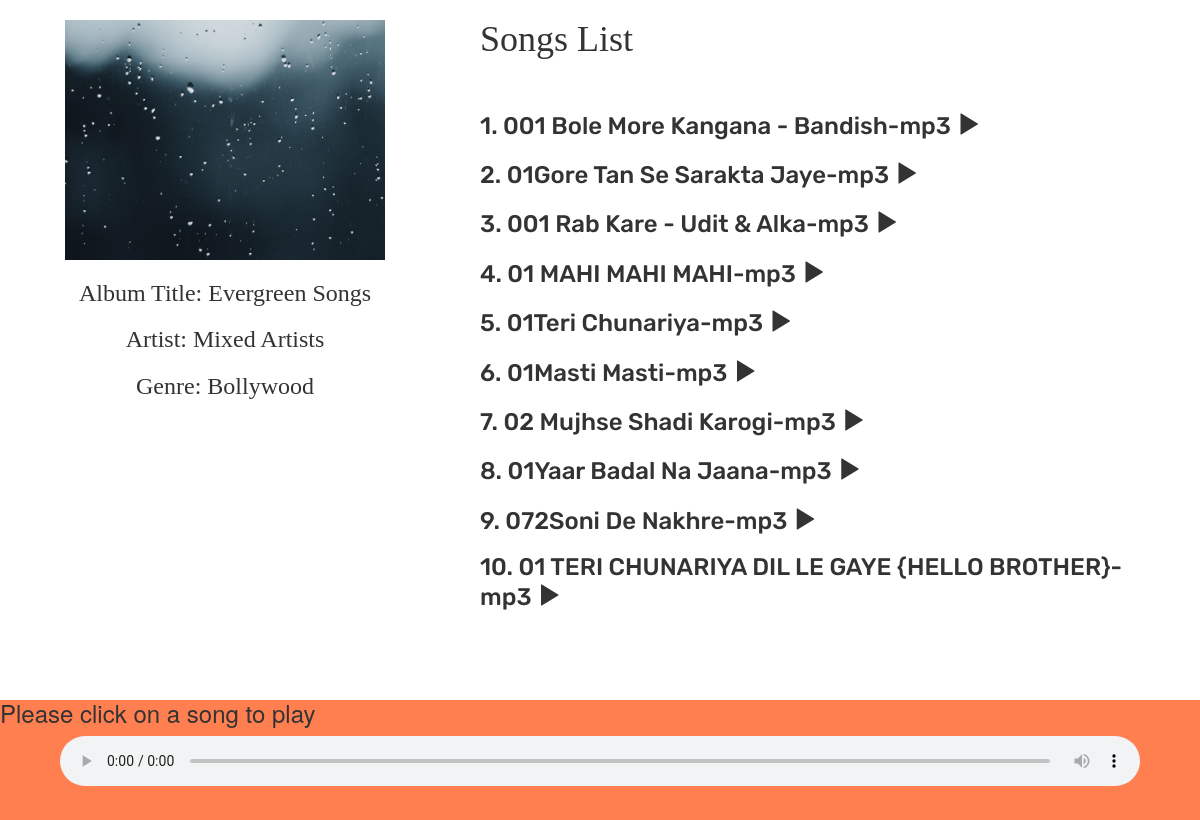
The app's page /music/27/ with its own data.
### music/models.py (models this page shows, shortened)
class Album(models.Model):
    artist = models.CharField(max_length=250)
    album_title = models.CharField(max_length=500)
    genre = models.CharField(max_length=100)
    album_logo = models.FileField()

class Song(models.Model):
    album = models.ForeignKey(Album, on_delete=models.CASCADE, related_name="album" )
    file_type = models.CharField(max_length=10)
    song_title = models.CharField(max_length=100)
    song_file = models.FileField()
    def __str__(self):
        return self.song_title

### music/views.py (the view)
# urls.py: url(r'^(?P<album_id>[0-9]+)/$', views.detail, name='detail'),
def detail(request,album_id):
  album= get_object_or_404(Album, pk=album_id)
  songs_list = Song.objects.filter(album=album)
  print songs_list
  return render(request, "music/detail.html",{'album':album,'songs':songs_list})

### music/templates/music/detail.html (shortened to what this page needs)
{% load staticfiles %}
<link rel="stylesheet" href="https://maxcdn.bootstrapcdn.com/bootstrap/3.3.7/css/bootstrap.min.css">
<link rel="stylesheet" type="text/css" href="{% static 'music/style.css' %}/">
<div class="row" style="height: 85%;width: 100%;background-color: white;">
<div class="col-sm-4" style="text-align: center;height: 100%;width: 40%;font-family: Serif;"><br>
<img style="height: 240px;width: 320px;" src="../../{{ album.album_logo.url }}">
<h3>Album Title: {{ album.album_title }}</h3>
<h3>Artist: {{ album.artist }}</h3>
<h3>Genre: {{ album.genre }}</h3>
</div>
<div class="col-sm-8" style="height: 100%;width: 60%;overflow-y: scroll;font-family: cursive;"><h1>Songs List</h1><br>
{% for song in songs %}
    <h3 id="{{ song.id }}" style="font-family: 'Rubik', cursive;" >{{ forloop.counter }}. {{ song.song_title }}-{{ song.file_type }}
        <span onclick="audioPlay({{ song.id }})"><i class= "glyphicon glyphicon-play" style="cursor: pointer;" onclick='giveUrl("{{ song.song_file.url }}")' ></i></span>
    </h3>
{% endfor %}
</div>
</div>
<div class="songContainer" style="height: 15%;width: 100%;background-color: coral;">
    <div id="songDetail">
        <h3>Please click on a song to play</h3>
    </div>
    <div style="text-align: center;">
    <audio style="height: 50px;width: 90%;border-radius: 2%;" id="audio" controls><source id="url" src="../../media/Hey_Mama.mp3" type="audio/mpeg"> </audio>
    </div>
</div>

### records on screen
Album: album_logo (picture), album_title "Evergreen Songs", artist "Mixed Artists", genre "Bollywood"
Song: song_title "001 Bole More Kangana - Bandish", file_type "mp3"
Song: song_title "01Gore Tan Se Sarakta Jaye", file_type "mp3"
Song: song_title "001 Rab Kare - Udit & Alka", file_type "mp3"
Song: song_title "01 MAHI MAHI MAHI", file_type "mp3"
Song: song_title "01Teri Chunariya", file_type "mp3"
Song: song_title "01Masti Masti", file_type "mp3"
Song: song_title "02 Mujhse Shadi Karogi", file_type "mp3"
Song: song_title "01Yaar Badal Na Jaana", file_type "mp3"
Song: song_title "072Soni De Nakhre", file_type "mp3"
Song: song_title "01 TERI CHUNARIYA DIL LE GAYE {HELLO BROTHER}", file_type "mp3"
